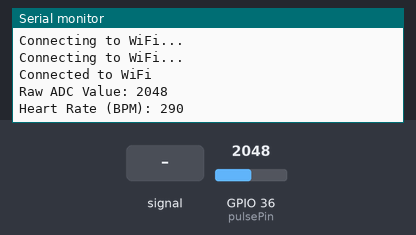
This sketch was run on a simulated ESP32. On the bench: the last lines printed to the serial monitor. The inputs (shaded band) are chosen by the test bench; at power-on: GPIO 36 (pulsePin) = 2048. WiFi joins after 1.5 s; servers stay silent unless stated.

Above: at 3.5 s.
3.6 s: GPIO 36 (pulsePin) fed a 200 Hz sine of ±327 counts around its level
5.1 s: GPIO 36 (pulsePin) set to 2866
At 5.9 s:
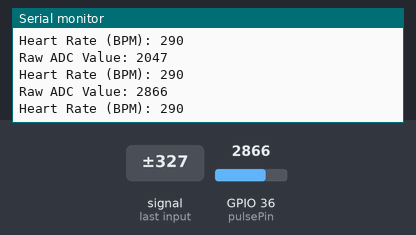
6.6 s: GPIO 36 (pulsePin) fed a 1000 Hz sine of ±1023 counts around its level
8.1 s: GPIO 36 (pulsePin) set to 3603
At 9.1 s:
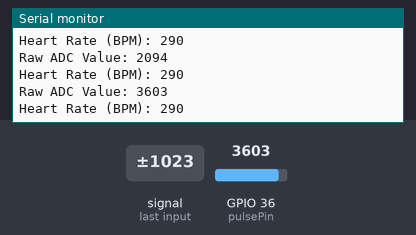
Timing chart, 0 to 10.6 s (numbered marks = the images above; inputs shaded):
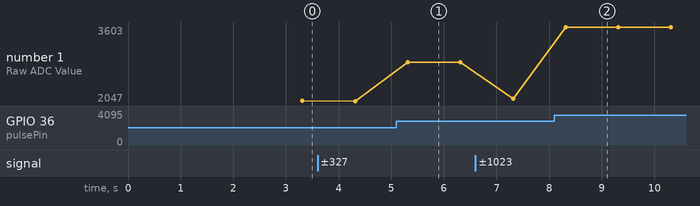

The sketch:

pulse.ino
```cpp
#define BLYNK_TEMPLATE_ID ""
#define BLYNK_TEMPLATE_NAME "CattlePulse"
#define BLYNK_AUTH_TOKEN ""

#include <WiFi.h>
#include <BlynkSimpleEsp32.h>

const char* ssid = "Ananya's S23";  // Replace with your Wi-Fi SSID
const char* password = "";  // Replace with your Wi-Fi password
const int pulsePin = 36; // VP = GPIO 36


int heartRate = 0;  // Variable to store heart rate

BlynkTimer timer;  // Timer for periodic updates to Blynk

// This function sends heart rate to Blynk every second
void sendHeartRateToBlynk() {
  delay(10);
  int sensorValue = analogRead(pulsePin);

  // Print raw ADC values for debugging
  Serial.print("Raw ADC Value: ");
  Serial.println(sensorValue);

  // Map ADC value to BPM range
  sensorValue = constrain(sensorValue, 250, 600);
  heartRate = map(sensorValue, 0, 250, 50, 150);

  Serial.print("Heart Rate (BPM): ");
  Serial.println(heartRate);

  Blynk.virtualWrite(V1, heartRate); // Send to Blynk
}


void setup() {
  Serial.begin(9600);  // Start serial communication

  WiFi.begin(ssid, password);  // Connect to Wi-Fi
  while (WiFi.status() != WL_CONNECTED) {  // Wait until connected
    delay(1000);
    Serial.println("Connecting to WiFi...");
  }
  Serial.println("Connected to WiFi");

  Blynk.begin(BLYNK_AUTH_TOKEN, ssid, password);  // Initialize Blynk with auth token and Wi-Fi credentials

  timer.setInterval(1000L, sendHeartRateToBlynk);  // Set a timer to send heart rate data every 1000 ms (1 second)
}

void loop() {
  Blynk.run();  // Run Blynk's main loop
  timer.run();  // Run the Blynk timer
}
```

Measured:
- after the input at 5.1 s, the serial monitor: prints a new line after 0.22 s (image 1)
- after the input at 8.1 s, the serial monitor: prints a new line after 0.21 s (image 2)
- plotted number 1: 2048 → 2047 after the input at 3.6 s, 2047 → 2866 after the input at 5.1 s, 2866 → 2094 after the input at 6.6 s, 2094 → 3603 after the input at 8.1 s
